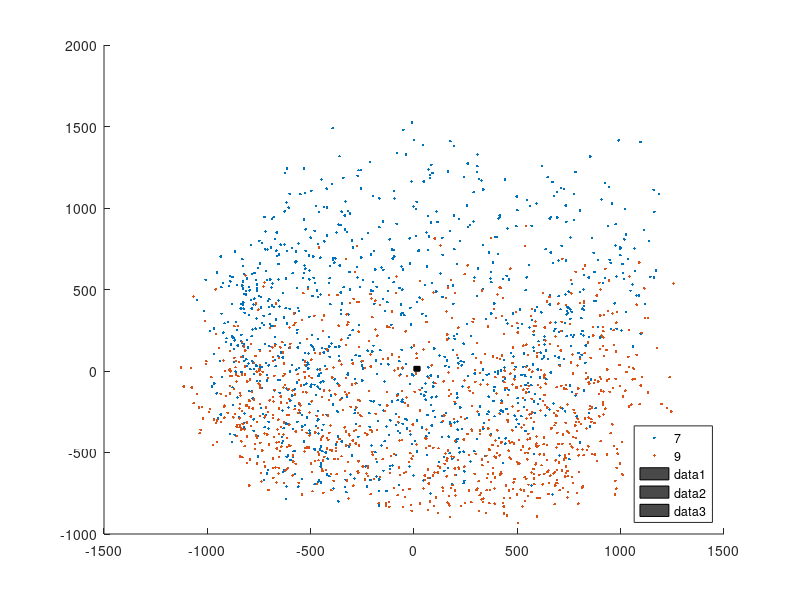

Here is the MATLAB script that generated this plot:
%% Problem 7 part 1
clc;
clear;
load ('train79.mat');
X_train = d79;
mean_matrix=X_train-repmat(mean(X_train,1),size(X_train,1),1);
[W, EvalueMatrix] = eig(cov(mean_matrix));
Evalues = diag(EvalueMatrix);
[Evalues,sidx] = sort(Evalues,'descend');
W = W(:,sidx);
W2 = W(:,1:2);
reduced = mean_matrix*W2; % 2-D data for 2000 training data
scatter(reduced(1:1000,1),reduced(1:1000,2),'.');
hold on
scatter(reduced(1001:2000,1),reduced(1001:2000,2),'.');
legend(['7';'9'],'location','southeast');

%% Problem 7 part 2

%% produce eigendigits for "7"
clc; clear;
load ('train79.mat');
X = d79(1:1000,:);
coeff = pca(X); %loadings for '7' class
colormap(gray);
x = reshape(coeff(:,600),28,28); % change this line for different loadings
y = x(:,28:-1:1);
pcolor(y)
%% eigendigits for "9"
clc; clear;
load ('train79.mat');
X = d79(1001:2000,:);
coeff = pca(X); %loadings for 9
colormap(gray);
x = reshape(coeff(:,5),28,28); % change this line for different loadings
y = x(:,28:-1:1);
pcolor(y)
%% eigendigits for both class
clc; clear;
load ('train79.mat');
X = d79;
coeff = pca(X); %loadings for all data
colormap(gray);
x = reshape(coeff(:,500),28,28); % change this line for different loadings
y = x(:,28:-1:1);
pcolor(y)
